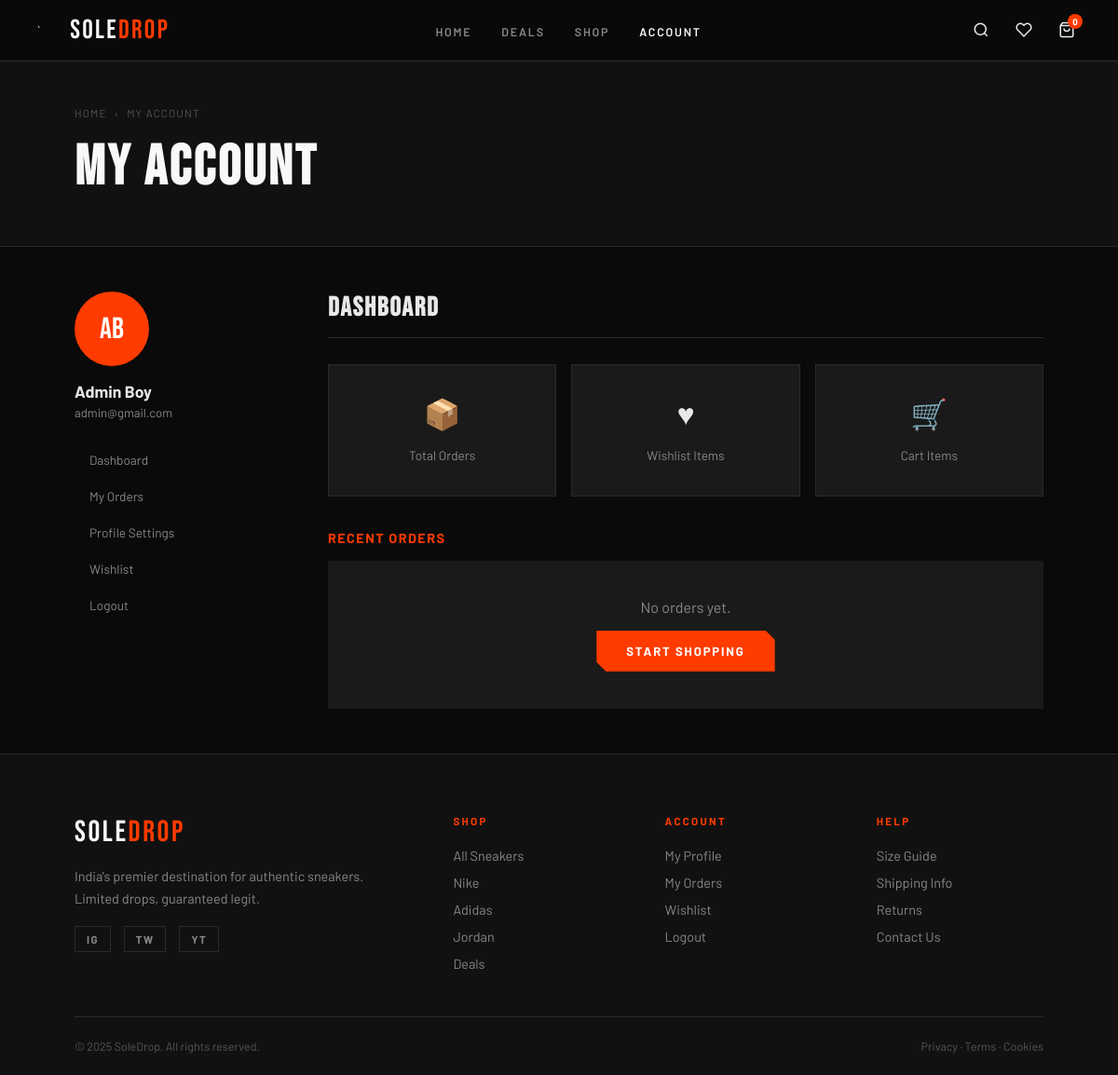
The page /auth/profile/ (signed in) on the database its author committed.
### accounts/models.py (models this page shows, shortened)
class CustomUser(AbstractUser):
    email = models.EmailField(unique=True)
    first_name = models.CharField(max_length=30)
    last_name = models.CharField(max_length=30)
    phone_number = models.CharField(max_length=15, blank=True, null=True)
    password1 = models.CharField(max_length=128)
    password2 = models.CharField(max_length=128)
    username = None
    USERNAME_FIELD = 'email'
    REQUIRED_FIELDS = []
    objects = CustomUserManager()

### accounts/views.py (the view)
# urls.py: path('profile/', views.profile, name='profile'),
def profile(request):
    return render(request, 'profile.html')

### templates/profile.html (shortened to what this page needs)
{% extends "base.html" %}
{% load static %}
{% block content %}
<div class="page-hero">
  <div class="breadcrumb">
    <a href="{% url 'products:home' %}">Home</a><span>›</span>
    <span>My Account</span>
  </div>
  <h1 class="page-hero-title">My Account</h1>
</div>
<div class="profile-layout">
  <aside>
    <div class="profile-avatar">{{ user.first_name.0|upper }}{{ user.last_name.0|upper }}</div>
    <p class="profile-name">{{ user.get_full_name|default:user.username }}</p>
    <p class="profile-email">{{ user.email }}</p>
    <ul class="profile-nav">
      <li><a href="{% url 'accounts:profile' %}" {% if active_tab == 'dashboard' %}class="active"{% endif %}>Dashboard</a></li>
      <li><a href="# url 'orders:order_list'#" {% if active_tab == 'orders' %}class="active"{% endif %}>My Orders</a></li>
      <li><a href="{% url 'accounts:profile_edit' %}" {% if active_tab == 'settings' %}class="active"{% endif %}>Profile Settings</a></li>
      <li><a href="{% url 'accounts:wishlist' %}" {% if active_tab == 'wishlist' %}class="active"{% endif %}>Wishlist</a></li>
      <li>
        <form action="{% url 'accounts:logout' %}" method="POST" style="display:inline">
          <button type="submit">Logout</button>
        </form>
      </li>
    </ul>
  </aside>
  <div>
    <div class="profile-section active">
      <h2>Dashboard</h2>
      <div style="display:grid;grid-template-columns:repeat(3,1fr);gap:16px;margin-bottom:36px">
        <div class="feature-card" style="text-align:center">
          <div class="feature-icon">📦</div>
          <p>Total Orders</p>
        </div>
        <div class="feature-card" style="text-align:center">
          <div class="feature-icon">♥</div>
          <p>Wishlist Items</p>
        </div>
        <div class="feature-card" style="text-align:center">
          <div class="feature-icon">🛒</div>
          <p>Cart Items</p>
        </div>
      </div>
      <h3 style="font-size:.9rem;letter-spacing:.1em;text-transform:uppercase;color:var(--accent);margin-bottom:16px">Recent Orders</h3>
      {% for order in recent_orders %}
        <div class="order-card">
          <div class="order-head">
            <span class="order-id">#{{ order.order_number }}</span>
            <span class="order-status status-{{ order.status }}">{{ order.get_status_display }}</span>
          </div>
          <p class="order-items">
            {% for item in order.items.all|slice:":2" %}
              {{ item.product.name }} (Size {{ item.size }}) × {{ item.quantity }}{% if not forloop.last %}, {% endif %}
            {% endfor %}
            {% if order.items.count > 2 %}+ {{ order.items.count|add:"-2" }} more{% endif %}
          </p>
          <div class="order-footer">
            <span>{{ order.created_at|date:"M j, Y" }}</span>
            <span class="order-total">₹{{ order.total_amount }}</span>
          </div>
          <a href="{% url 'orders:order_detail' order.id %}" style="font-size:.75rem;color:var(--accent);display:inline-block;margin-top:8px">View Details →</a>
        </div>
      {% empty %}
        <div style="padding:40px;text-align:center;background:var(--dark);color:var(--light)">
          <p>No orders yet.</p>
          <a href="{% url 'products:product_list' %}" class="btn-primary" style="margin-top:16px;display:inline-block">Start Shopping</a>
        </div>
      {% endfor %}
    </div>
  </div>
</div>
{% endblock %}

### static/css/main.css (style rules this page uses)
*, *::before, *::after { box-sizing: border-box; margin: 0; padding: 0; }
:root { --black: #0A0A0A; --off-black: #111; --dark: #1A1A1A; --gray: #2A2A2A; --mid: #555; --light: #888; --border: #2A2A2A; --white: #F8F8F8; --accent: #FF3B00; --accent2: #FFD600; --green: #00E676; --text: #E8E8E8; }
html { scroll-behavior: smooth; }
body { font-family: 'Barlow', sans-serif; background: var(--black); color: var(--text); overflow-x: hidden; }
a { text-decoration: none; color: inherit; }
button { font-family: inherit; }
.btn-primary { display: inline-block; background: var(--accent); color: #fff; border: none; padding: 14px 32px; cursor: pointer; font-family: 'Barlow', sans-serif; font-size: .82rem; font-weight: 700; letter-spacing: .14em; text-transform: uppercase; transition: all .2s; clip-path: polygon(0 0, calc(100% - 10px) 0, 100% 10px, 100% 100%, 10px 100%, 0 calc(100% - 10px)); }
.feature-card { background: var(--dark); padding: 32px 28px; border: 1px solid var(--border); transition: border-color .2s; }
.feature-icon { font-size: 2rem; margin-bottom: 14px; }
.feature-card p { font-size: .85rem; color: var(--light); line-height: 1.6; }
.page-hero { background: var(--off-black); border-bottom: 1px solid var(--border); padding: 48px 80px; }
.breadcrumb { font-size: .72rem; letter-spacing: .1em; text-transform: uppercase; color: var(--mid); margin-bottom: 16px; display: flex; gap: 8px; }
.breadcrumb a { color: var(--mid); transition: color .2s; }
.page-hero-title { font-family: 'Bebas Neue', sans-serif; font-size: clamp(2.5rem, 5vw, 4rem); color: var(--white); letter-spacing: .05em; }
.profile-layout { display: grid; grid-template-columns: 240px 1fr; gap: 32px; padding: 48px 80px; max-width: 1200px; margin: 0 auto; }
.profile-avatar { width: 80px; height: 80px; border-radius: 50%; background: var(--accent); display: flex; align-items: center; justify-content: center; font-family: 'Bebas Neue', sans-serif; font-size: 2rem; color: #fff; margin-bottom: 16px; }
.profile-name { font-size: 1.1rem; font-weight: 700; margin-bottom: 4px; }
.profile-email { font-size: .82rem; color: var(--light); margin-bottom: 24px; }
.profile-nav { list-style: none; display: flex; flex-direction: column; gap: 2px; }
.profile-nav li a, .profile-nav li button { display: block; padding: 10px 16px; font-size: .85rem; color: var(--light); background: none; border: none; width: 100%; text-align: left; cursor: pointer; transition: all .2s; font-family: 'Barlow', sans-serif; }
.profile-section { display: none; }
.profile-section.active { display: block; }
.profile-section h2 { font-family: 'Bebas Neue', sans-serif; font-size: 1.8rem; letter-spacing: .06em; margin-bottom: 28px; padding-bottom: 14px; border-bottom: 1px solid var(--border); }

### rows shown on the page
CustomUser: first_name.0 "A", last_name.0 "B", get_full_name "Admin Boy", email "admin@gmail.com"

### other values the page prints
{{ cart_count|default:0 }} "0"
